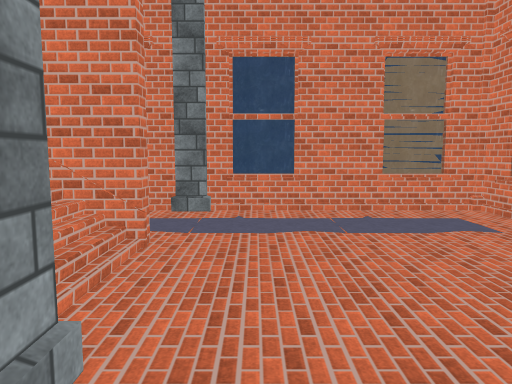
view 1 (above)

21 first-person views from a walk through a scene from a Unity 3-D project. The camera is 1.5 m above the floor, tilts 6° down and sees 70° across. The floor is counted in squares, 1 m on a side. Each view is taken from the middle of a square. On the plan, view 1 faces up. The plan holds only what a view shows up to about 16 squares ahead; the rest is blank. The place goes on beyond the plan. The player character is not drawn. Door leaves are left out, so doorways stand open. Some surface patterns are stand-ins.

view 2
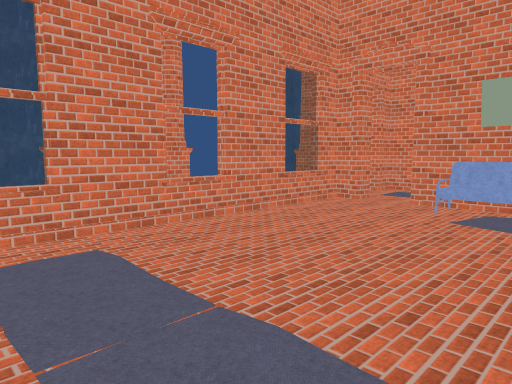

view 3
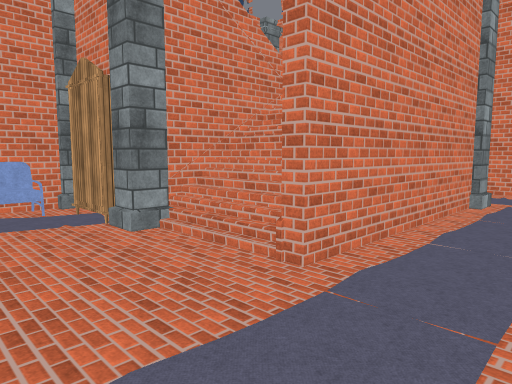

view 4
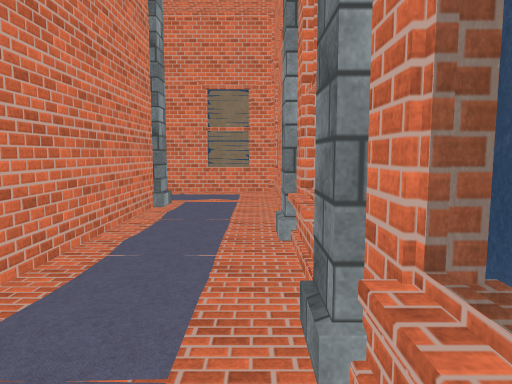

view 5
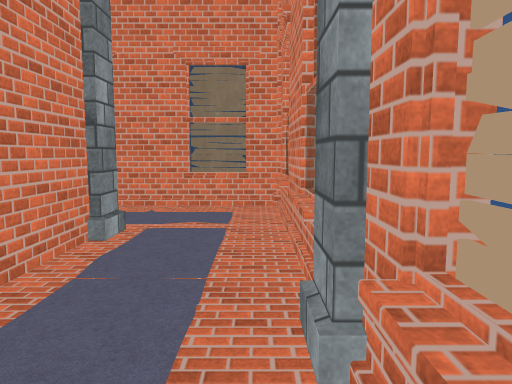

view 6
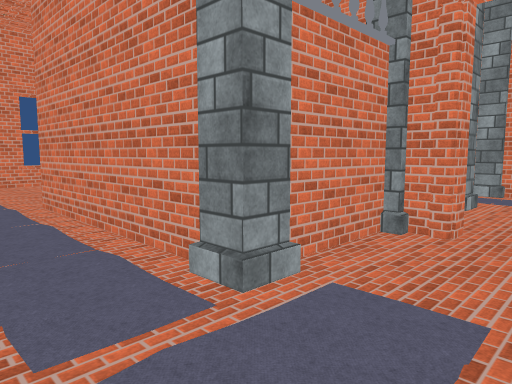

view 7
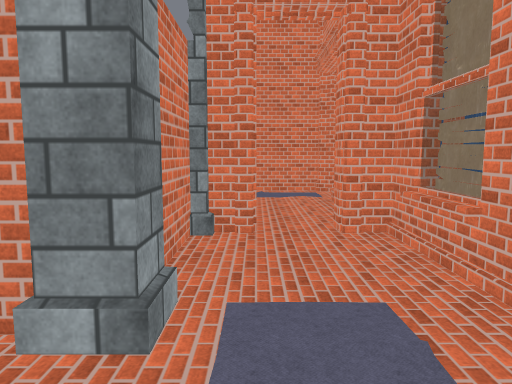

view 8
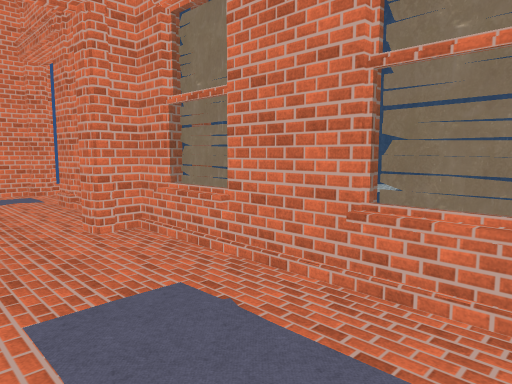

view 9
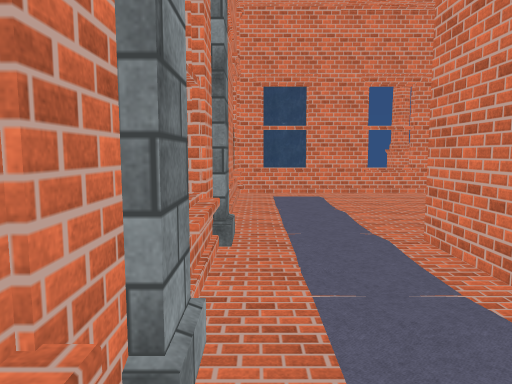

view 10
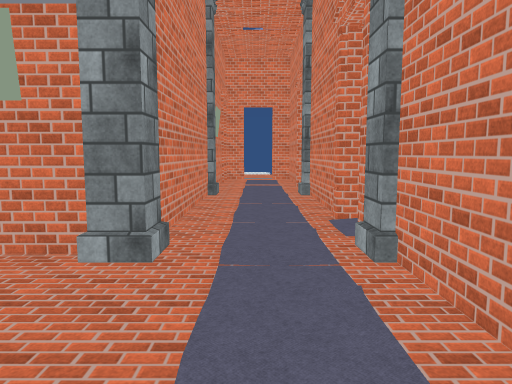

view 11
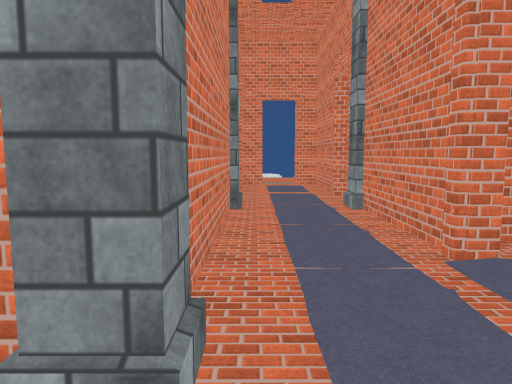

view 12
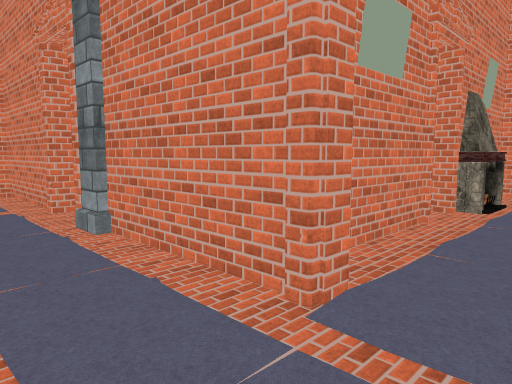

view 13
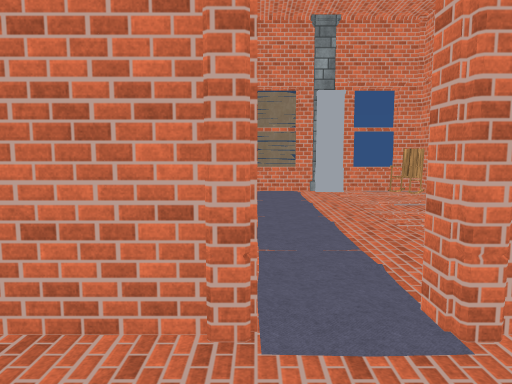

view 14
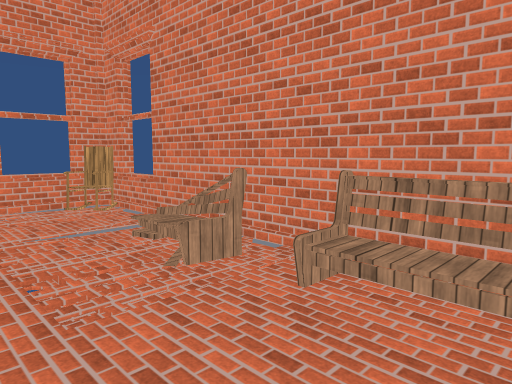

view 15
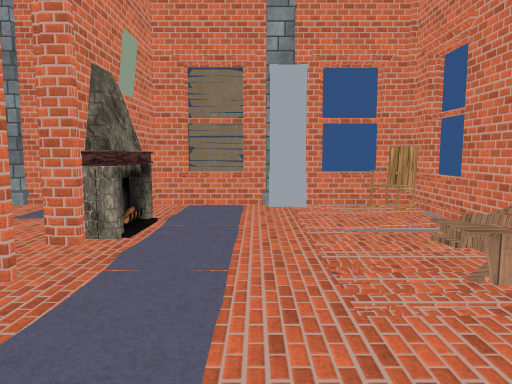

view 16
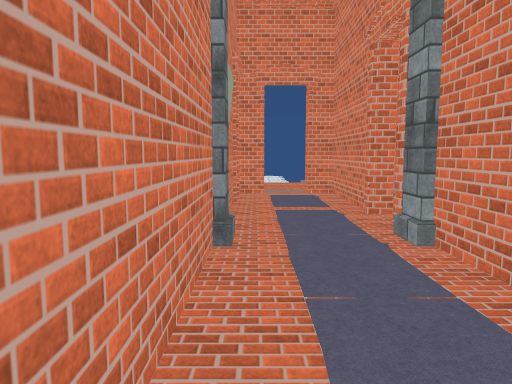

view 17
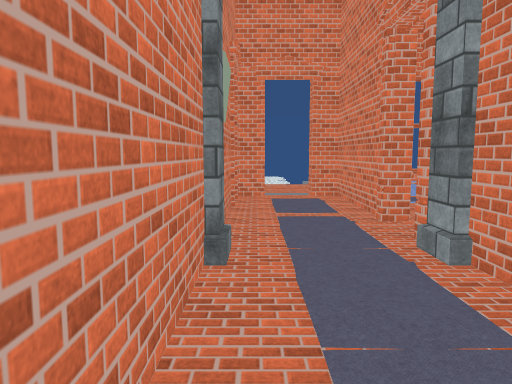

view 18
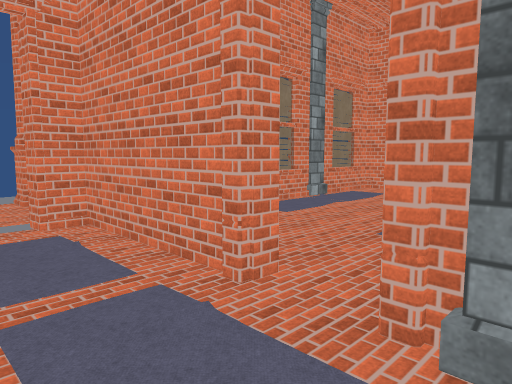

view 19
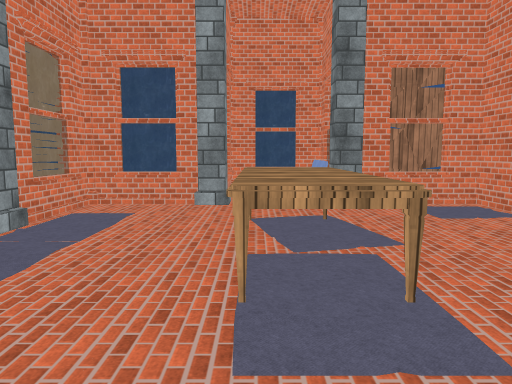

view 20
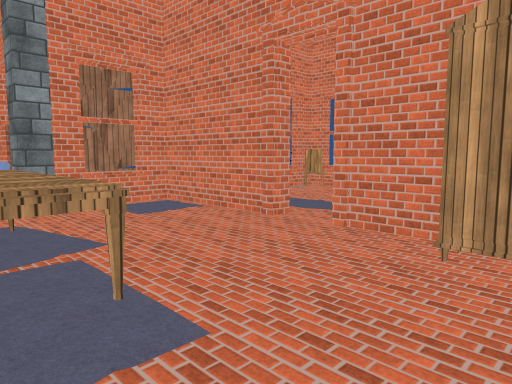

view 21
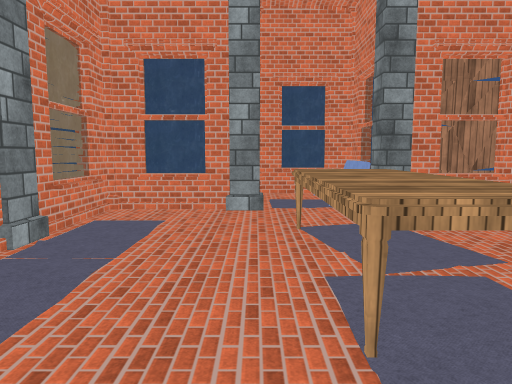

### Floor plan
Key: @ floor where view 1 was taken; # wall or solid block; . main floor; - floor 0.25 m lower than the main floor; / step, stairs or slope; D open door; = window, fence, low wall or low ledge; ^ raised ledge; C column; S sofa; A cabinet; H chair; L clock; B bench; O other object.
Columns run from 15 left of view 1 to 11 right of it. Each row starts with its distance up from view 1.
 10  ##==##==C###C#==##==#
  9  #...................#
  8  =...................=
  7  #...................#
  6   ...C########.......#
  5  #...##     =/.......#
  4  =...#     ^O/.......=
  3  #...#    #^O/.......#
  2  ##DD#    ###CC......#   #
  1   ...#        A......#   #
  0   ...#        A@.....=
 -1  #...##       SSSS...#
 -2  #...C#######C ####DD#
 -3  D...................#
 -4 .D...................D...
 -5  D...................D.....
 -6  #### #.D####C#DD#####   ##
 -7  #B   ...#   ....OOOO
 -8  #B.. ...# A......OOO
 -9  #B......#A........
-10  #.DD....#.....DD...
-11  #BB//...#....OOO....
-12  #=O//...D....OOO....=
-13  #=.... .D....OOO....#
-14  #   .. OO....OOO....CC
-15  ##.... O#....OOO....#
-16  ##.--. .#...........=
-17  #HH L. .#...........#
-18  ##^#C#==##^#  O. #==#
-19           ### SO.#
-20               SO.=
-21              #SS.#
-22              ###=#

Positions as (right, up) in squares from view 1, and headings:
1: (0, 0), facing up
2: (-1, 9), facing down-right
3: (2, 9), facing down-left
4: (1, 9), facing left
5: (-3, 9), facing left
6: (-13, 9), facing down-right
7: (-11, 9), facing down
8: (-10, 9), facing down-left
9: (-8, 9), facing right
10: (-15, -4), facing right
11: (-12, -3), facing right
12: (-9, -3), facing down-right
13: (-7, -3), facing down
14: (-9, -7), facing down-left
15: (-9, -7), facing down
16: (-8, -3), facing right
17: (-7, -3), facing right
18: (-2, -3), facing down-right
19: (1, -7), facing down
20: (1, -7), facing down-left
21: (2, -8), facing down
